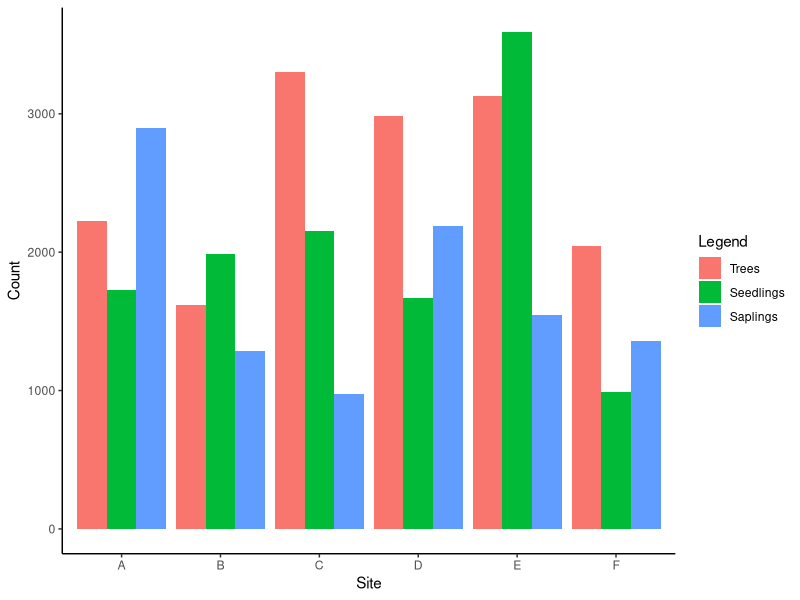
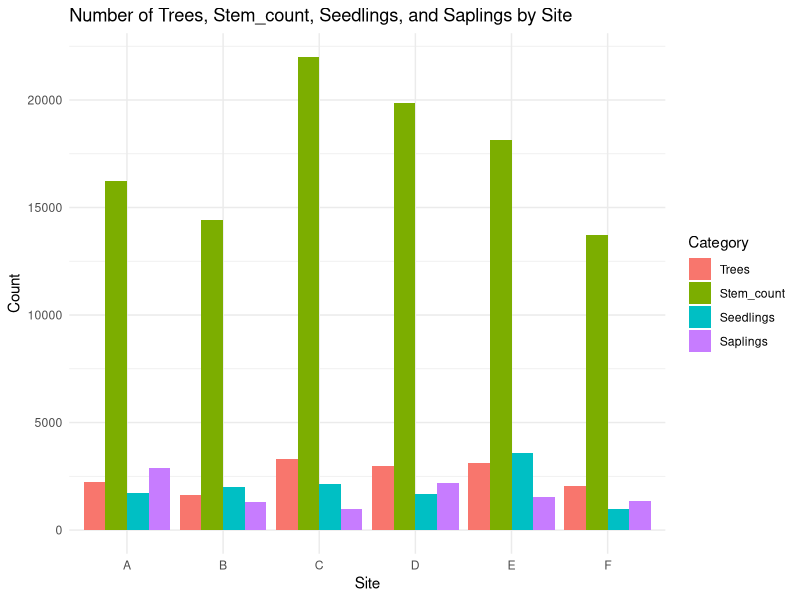

Recreate these plots in R, in order.
library(tidyverse)
library(ggplot2)
install.packages("reshape2")

# Load the necessary library
library(ggplot2)

# Create the data frame
data <- data.frame(
  Site = c("A", "B", "C", "D", "E", "F"),
  Trees = c(2224, 1618, 3299, 2985, 3127, 2044),
  Seedlings = c(1724, 1990, 2151, 1671, 3588, 990),
  Saplings = c(2896, 1289, 972, 2191, 1545, 1361)
)

# Convert the data to long format for ggplot
data_long <- reshape2::melt(data, id.vars = "Site")

# Plot the data
ggplot(data_long, aes(x = Site, y = value, fill = variable)) +
  geom_bar(stat = "identity", position = "dodge") +
  labs(
    x = "Site",
    y = "Count",
    fill = "Legend"
  ) +
  theme_classic()

####summary data
summary(data)

#### Comparative analysis with visualization
# Load necessary libraries
library(ggplot2)
library(reshape2)

# Create the data frame
data <- data.frame(
  Site = c("A", "B", "C", "D", "E", "F"),
  Trees = c(2224, 1618, 3299, 2985, 3127, 2044),
  Stem_count = c(16214, 14410, 22004, 19852, 18130, 13718),
  Seedlings = c(1724, 1990, 2151, 1671, 3588, 990),
  Saplings = c(2896, 1289, 972, 2191, 1545, 1361)
)

# Convert the data to long format for ggplot
data_long <- melt(data, id.vars = "Site")

# Plot the data
ggplot(data_long, aes(x = Site, y = value, fill = variable)) +
  geom_bar(stat = "identity", position = "dodge") +
  labs(
    title = "Number of Trees, Stem_count, Seedlings, and Saplings by Site",
    x = "Site",
    y = "Count",
    fill = "Category"
  ) +
  theme_minimal()
